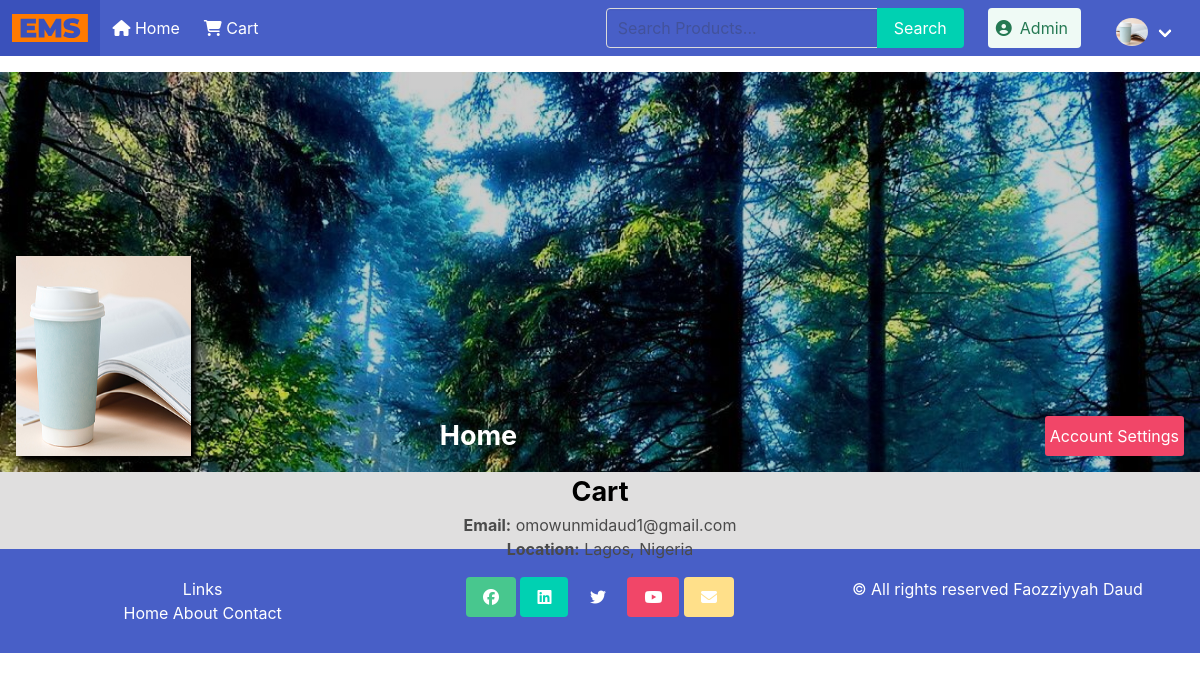
The page /profile/cart (signed in) on the database its author committed.
### blog/models.py (models this page shows, shortened)
class Customer(models.Model):
    user = models.OneToOneField(User, on_delete=models.CASCADE, null=True, blank=True)
    name = models.CharField(max_length=100, null=True)
    email = models.CharField(max_length=100, null=True)
    profileimg = models.ImageField(upload_to='profile_images', default='blank-profile-picture.png')
    location = models.CharField(max_length=100, blank=True)

### blog/views.py (the view)
# urls.py: path('profile/<str:pk>', views.profile, name='profile'),
@login_required(login_url='login_user')
def profile(request, pk):
    user_object = User.objects.get(username=pk)
    user_profile = Customer.objects.get(user=user_object)
    context = {
        'user_object': user_object,
        'user_profile': user_profile,
    }
    return render(request, 'profile.html', context)

### blog/templates/profile.html (shortened to what this page needs)
{% extends 'base.html' %}
{% block content %}
<header class="" id="profileheader">
    <img src="{{user_profile.profileimg.url}}" alt="">
    <form action="/follow" method="POST">
        <div class="add-btn">
            <span style="font-size: 27px; margin-right: 520px;">
                <b><a style="color: white; text-decoration: none;" href="/index">Home</a></b>
            </span>
            {% if user_object.username == user.username %}
            <a href="{% url 'settings' %}" class="button is-danger"  style="padding: 5px; border-radius: 3px; border: #ffc0cb; text-decoration: none;">Account Settings</a>
            {% else %}
            <a data-ripple="">
                <button type="submit" class="button is-primary is-light">{{button_text}}</button>
            </a>
            {% endif %}
        </div>
    </form>
</header>
<article id="article">
    <aside id="aside">
        <h3 style="color: black; text-transform: capitalize; font-size: 27px; font-weight: bold;">{{user_profile.user.username}}</h3>
        <p> <b>Email:</b> {{user_profile.email}}</p>
        <p> <b>Location:</b> {{user_profile.location}}</p>
    </aside>
</article>
{% endblock %}

### blog/templates/base.html (shortened to what this page needs)
<!DOCTYPE html>
<html lang="en">
<head>
    <link rel="stylesheet" href="https://cdn.jsdelivr.net/npm/bulma@0.9.4/css/bulma.min.css">
    {% load static %}
    <link rel="stylesheet" href="{% static 'css/bulma.min.css' %}">
    <link rel="stylesheet" href="{% static 'css/custom.css' %}">
</head>
<body>
    <header>
        <nav class="navbar is-link" role="navigation" aria-label="main navigation">
            <div class="navbar-brand">
                <a class="navbar-item" href="{% url 'index' %}">
                    <img src="{% static 'images/EMS.svg' %}" width="" height="">
                </a>
            </div>
            <div id="navbarBasicExample" class="navbar-menu is-active">
                <div class="navbar-start">
                    <div class="navbar-item">
                        <a href="{% url 'index' %}" class="nava"><i class="fas fa-home"></i> Home </a>
                    </div>
                    <div class="navbar-item">
                        <a href="{% url 'cart' %}" class="nava"><i class="fa fa-shopping-cart" aria-hidden="true"></i> Cart </a>
                    </div>
                </div>
                <div class="navbar-end">
                    <form class="navbar-item" method="POST" action="{% url 'search-product' %}">
                        <div class="field has-addons">
                            <div class="control">
                              <input class="input" type="search" style="background-color: transparent;" placeholder="Search Products..." aria-label="Search" name="searched" />
                            </div>
                            <div class="control">
                              <button class="button is-primary" type="submit"> Search </button>
                            </div>
                        </div>
                    </form>
                    <div class="navbar-item">
                        <div class="buttons">
                            {% if user.is_superuser %}
                                <a class="navbar-item button is-success is-light" href="{% url 'index' %}">
                                    <span class="icon">
                                        <i class="fa fa-user-circle"></i>
                                    </span>
                                    <span>Admin</span>
                                </a>
                            {% endif %}
                            {% if user.is_authenticated %}
                                <div class="navbar-item has-dropdown is-hoverable">
                                    <a class="navbar-link">
                                        <img src="{{user_profile.profileimg.url}}" class="header-avatar" style="width: 32px; height: 32px; border-radius: 100%; margin-left: 15px;">
                                    </a>
                                </div>
                            {% endif %}
                        </div>
                    </div>
                </div>
            </div>
        </nav>
      </header>
{% block content %}
{% endblock content %}
<footer class="columns" id="footer">
    <div class="column">
        <h5>Links</h5>
            <a href="{% url 'index' %}">Home</a>
            <a href="{% url 'cart' %}">About</a>
            <a href="{% url 'checkout' %}">Contact</a>
    </div>
    <div class="column">
        <a class="button is-success" href="http://www.facebook.com/profile.php?id="><i class="fab fa-facebook"></i></a>
        <a class="button is-primary" href="http://www.linkedin.com/in/"><i class="fab fa-linkedin"></i></a>
        <a class="button is-link" href="http://twitter.com/"><i class="fab fa-twitter"></i></a>
        <a class="button is-danger" href="http://youtube.com/"><i class="fab fa-youtube"></i></a>
        <a class="button is-warning" href="mailto:"><i class="fas fa-envelope"></i></a>
    </div>
    <div class="column">
        <p>© All rights reserved {{ current_year }} Faozziyyah Daud</p>
    </div>
</footer>
</body>
</html>

### blog/static/css/custom.css (style rules this page uses)
#profileheader { background: linear-gradient(rgba(0, 0, 0, 0.2), rgba(0, 0, 0, 0.2)), url('../images/tree.jpg'); background-repeat: no-repeat; background-size: cover; height: 400px; display: flex; margin: auto; justify-content: space-between; text-align: center; padding: 1em; margin-top: 1em; }
#profileheader > img { align-self: flex-end; height: 200px; width: 15%; box-shadow: 5px 5px 5px black; }
#profileheader form { align-self: flex-end; }
#article { background-color: #e0dfdf; display: flex; flex-direction: column; }
#aside, #article > h1 { display: flex; flex-direction: column; justify-content: center; align-items: center; text-align: center; width: 80%; margin: auto; }
.nava { color: white; }
#footer { background-color: #485fc7; color: #fff; padding: 1em; }
#footer .column { text-align: center; }
#footer a { text-decoration: none; color: #fff; }

### rows shown on the page
Customer: profileimg (picture), user.username "Cart", email "omowunmidaud1@gmail.com", location "Lagos, Nigeria"
